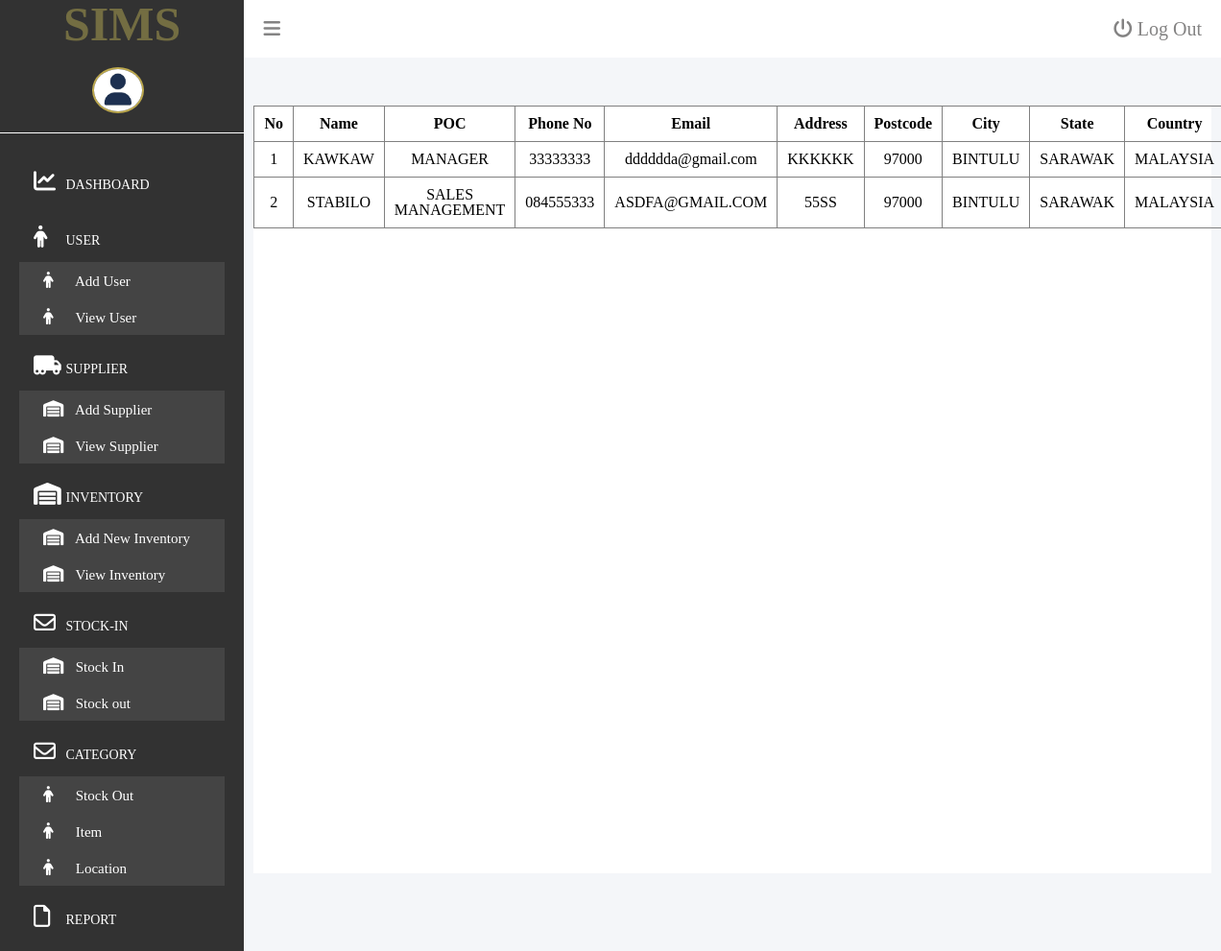
The page /viewSupplier.php on the database its author committed.
### tables this page shows
CREATE TABLE `supplier` (
  `id` varchar(20) NOT NULL,
  `name` varchar(30) DEFAULT NULL,
  `pointOfContact` varchar(30) DEFAULT NULL
);

CREATE TABLE `contact` (
  `id` varchar(20) NOT NULL,
  `phoneNo` varchar(14) DEFAULT NULL,
  `email` varchar(30) DEFAULT NULL,
  `address` varchar(200) DEFAULT NULL,
  `postcode` varchar(12) DEFAULT NULL,
  `city` varchar(20) DEFAULT NULL,
  `state` varchar(20) DEFAULT NULL,
  `country` varchar(20) DEFAULT NULL
);

### viewSupplier.php (the view, shortened to what this page needs)
<?php
    include('db.php');
?>
<!DOCTYPE html>
<html>
    <head>
        <link rel="stylesheet" type="text/css" href="css/login.css">
        <link rel="stylesheet" type="text/css" href="css/dashboard.css">
        <link rel="stylesheet" href="https://cdnjs.cloudflare.com/ajax/libs/font-awesome/6.4.2/css/all.min.css"
 />
    </head>
    <body>
        <div id="dashboardMainContainer">
            <?php
                include('partials/sidebar.php');
            ?>
            <div class="dashboard_contentContainer" id="dashboard_contentContainer">
                <?php
                    include('partials/topnav.php');
                ?>
                <div class="dashboard_content">
                    <div class="dashboard_contentMain">
                        <?php
                                    $Query = "SELECT * FROM supplier, contact WHERE supplier.id = contact.id";
                                    $Query .= " ORDER BY name";
                                    $search_result = $con->query($Query);
                                    if($search_result->num_rows > 0)
                                    {
                                        ?>
                                        <form>
                                        <table border='1' padding:20px; width:auto; text-align:center align="center" class="tableView" >
												<tr style="text-align:center">
													<td style="font-weight:bold;">No</td>
													<td style="font-weight:bold;">Name</td>
													<td style="font-weight:bold;">POC</td>
													<td style="font-weight:bold;">Phone No</td>
                                                    <td style="font-weight:bold;">Email</td>
                                                    <td style="font-weight:bold;">Address</td>
                                                    <td style="font-weight:bold;">Postcode</td>
                                                    <td style="font-weight:bold;">City</td>
                                                    <td style="font-weight:bold;">State</td>
                                                    <td style="font-weight:bold;">Country</td>
												</tr>
												<?php
													for($i=0; $i<$search_result->num_rows; $i++)
													{
                                                        $RecordRow = $search_result->fetch_array(MYSQLI_ASSOC);
														?>
														<tr style="text-align:center">
                                                            <td><?php echo($i+1) ?></td>
															<td><?php echo $RecordRow['name'] ?></td>
															<td><?php echo $RecordRow['pointOfContact']?></td>
															<td><?php echo $RecordRow['phoneNo'] ?></td>
                                                            <td><?php echo $RecordRow['email'] ?></td>
                                                            <td><?php echo $RecordRow['address'] ?></td>
                                                            <td><?php echo $RecordRow['postcode'] ?></td>
                                                            <td><?php echo $RecordRow['city'] ?></td>
                                                            <td><?php echo $RecordRow['state'] ?></td>
                                                            <td><?php echo $RecordRow['country'] ?></td>
														</tr>
														<?php
													}
												?>
										</table>
                                        </form>
                                        <?php
                                    }
                        ?>
                    </div>
                </div>
            </div>
        </div>
    </body>
</html>

### partials/sidebar.php (shortened to what this page needs)
<div class="dashboard_sidebar" id="dashboard_sidebar">
    <h3 class="dashboard_logo" id="dashboard_logo">SIMS</h3>
        <div class="dashboard_sidebar_User">
            <img src="image/UserImage.jpg" alt="User Image" id="userImage"/>
        </div>
    <div class="dashboard_Menu">
        <ul class="dashboard_Menuitems">
            <li class="liMainMenu">
                <a href="dashboard.php"><i class="fa-solid fa-chart-line"></i> <span class="menuText">Dashboard</span></a>
            </li>
            <li class="liMainMenu">
                <a href="#"><i class="fa-solid fa-person"></i> <span class="menuText">User</span></a>
                <ul class ="subMenus">
                    <li><a class="subMenuLink" href="./addUser.php"><i class="fa-solid fa-person"></i> <span>Add User</span></a></li>
                    <li><a class="subMenuLink" href="./viewUser.php"><i class="fa-solid fa-person"></i> <span>View User</span></a></li>
                </ul>
            </li>
            <li class="liMainMenu">
                <a href="#"><i class="fa-solid fa-truck-moving"></i> <span class="menuText">Supplier</span></a>
                <ul class ="subMenus">
                    <li><a class="subMenuLink" href="./addSupplier.php"><i class="fa-solid fa-warehouse"></i> <span>Add Supplier</span></a></li>
                    <li><a class="subMenuLink" href="./viewSupplier.php"><i class="fa-solid fa-warehouse"></i> <span>View Supplier</span></a></li>
                </ul>
            </li>
            <li class="liMainMenu">
                <a href="#"><i class="fa-solid fa-warehouse"></i> <span class="menuText">Inventory</span></a>
                <ul class ="subMenus">
                    <li><a class="subMenuLink" href="./addStock.php"><i class="fa-solid fa-warehouse"></i> <span>Add New Inventory</span></a></li>
                    <li><a class="subMenuLink" href="./viewStock.php"><i class="fa-solid fa-warehouse"></i> <span>View Inventory</span></a></li>
                </ul>
            </li>
            <li class="liMainMenu">
                <a href="#"><i class="fa-regular fa-envelope"></i> <span class="menuText">Stock-In</span></a>
                <ul class ="subMenus">
                    <li><a class="subMenuLink" href="./stockIn.php"><i class="fa-solid fa-warehouse"></i> <span>Stock In</span></a></li>
                    <li><a class="subMenuLink" href="./stockOut.php"><i class="fa-solid fa-warehouse"></i> <span>Stock out</span></a></li>
                </ul>
            </li>
            <li class="liMainMenu">
                <a href="#"><i class="fa-regular fa-envelope"></i> <span class="menuText">Category</span></a>
                <ul class ="subMenus">
                    <li><a class="subMenuLink" href="./addStockOutCat.php"><i class="fa-solid fa-person"></i> <span>Stock Out</span></a></li>
                    <li><a class="subMenuLink" href="./addItemCat.php"><i class="fa-solid fa-person"></i> <span>Item</span></a></li>
                    <li><a class="subMenuLink" href="./addStockLocation.php"><i class="fa-solid fa-person"></i> <span>Location</span></a></li>
                </ul>
            </li>
            <li class="liMainMenu">
                <a href="./generatePDF.php"><i class="fa-regular fa-file"></i> <span class="menuText">Report</span></a>
            </li>
        </ul>
    </div>
 </div>

### partials/topnav.php
<div class="dashboard_CtopNav">
    <a href="" id="btnMenu"><i class="fa-solid fa-bars"></i></a>
    <a href="index.php?id=logout" id="btnLogout"><i class="fa-solid fa-power-off"></i> Log Out</a>
</div>

### css/login.css (style rules this page uses)
html, body, applet, object, iframe, h1, h2, h3, h4, h5, h6, p, blockquote, pre, a, abbr, acronym, address, big, cite, code, del, dfn, em, img, ins, kbd, q, s, samp, small, strike, strong, sub, sup, tt, var, b, u, i, center, dl, dt, dd, ol, ul, li, fieldset, form, label, legend, table, caption, tbody, tfoot, thead, tr, th, td, article, aside, canvas, details, embed, figure, figcaption, footer, header, hgroup, menu, nav, output, ruby, section, summary, time, mark, audio, video { margin: 0; padding: 0; }
body { line-height: 1; }
ol, ul { list-style: none; }
table { border-collapse: collapse; border-spacing: 0; }

### css/dashboard.css (style rules this page uses)
#dashboardMainContainer { display: flex; flex-direction: row; }
div.dashboard_sidebar { width: 20%; background: #323232; }
div.dashboard_contentContainer { width: 80%; background-color: #f4f6f9; }
h3.dashboard_logo { color: #736d42; font-size: 50px; text-align: center; padding-bottom: 20px; }
div.dashboard_sidebar_User { text-align: center; position: relative; padding-bottom: 20px; border-bottom: 1px solid #fff; }
div.dashboard_sidebar_User img { width: 50px; display: inline-block; border-radius: 50%; border: 2px solid #bca84d; margin-right: 5px; vertical-align: middle; }
ul.dashboard_Menuitems { padding-top: 8px; margin-top: 20px; }
ul.dashboard_Menuitems li.liMainMenu { padding: 10px 20px; font-size: 20px; text-transform: uppercase; }
ul.dashboard_Menuitems li.liMainMenu a { text-decoration: none; color: #fff; display: block; font-size: 14px; padding: 0px 15px; padding-bottom: 15px; padding-right: 0px; }
ul.dashboard_Menuitems li.liMainMenu a i { font-size: 23px; width: 30px; }
div.dashboard_CtopNav { background-color: #fff; padding: 20px; }
div.dashboard_CtopNav a { color: #848383; font-size: 20px; text-decoration: none; }
a#btnLogout { float: right; }
div.dashboard_content { padding: 50px 10px 10px 10px; }
div.dashboard_contentMain { background-color: #fff; min-height: 800px; height: 100%; }
a.subMenuLink { padding-left: 25px !important; padding-top: 10px !important; padding-bottom: 10px !important; text-transform: none; font-size: 15px !important; }
a.subMenuLink i { font-size: 17px !important; }
ul.subMenus { background: #444444; }
table.tableView td,th { align-items: center; padding-left: 10px; padding-top: 10px; padding-bottom: 10px; padding-right: 10px; }

### rows shown on the page
supplier: name "KAWKAW", pointOfContact "MANAGER", contact.phoneNo "33333333", contact.email "dddddda@gmail.com", contact.address "KKKKKK", contact.postcode "97000", contact.city "BINTULU", contact.state "SARAWAK", contact.country "MALAYSIA"
supplier: name "STABILO", pointOfContact "SALES MANAGEMENT", contact.phoneNo "084555333", contact.email "ASDFA@GMAIL.COM", contact.address "55SS", contact.postcode "97000", contact.city "BINTULU", contact.state "SARAWAK", contact.country "MALAYSIA"
